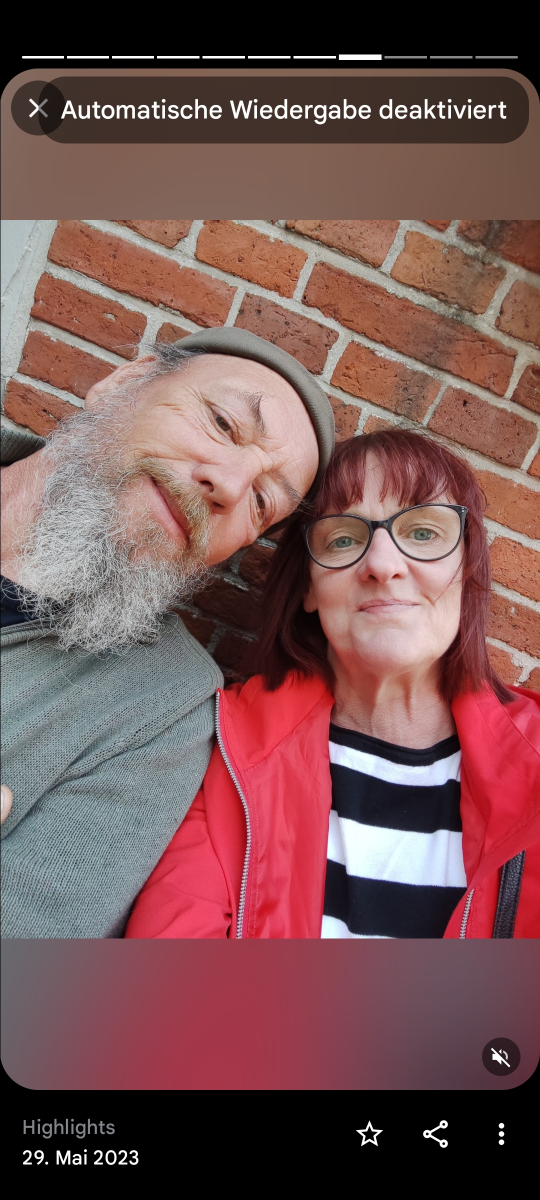
#> input picture original.png, 1080 x 2400 px (shown at 1/2 size)
$ python Untitled-1.py
#> lines starting #> are read from the running program, lines starting #| are printed output that depends on the picture; after the words box and inside, x2 and y2 are one past the last pixel; in counts of white or black regions, pixels touching at a corner belong together
from PIL import Image
import math

# load original
im = Image.open("original.png").convert("RGBA")
placement_x = 85
placement_y = 0
placement_w = 242
placement_h = 400

buyer_pos_x = 56
buyer_pos_y = 0

scale = 0.0992063492063492
angle_deg = 0
# [10 lines of commented-out code are left out]

from PIL import Image, ImageDraw, ImageChops, ImageFilter
import math

def _transform_amazon_image(
        im: Image.Image,
        scale: float,
        angle_deg: float,
        place_xy: tuple[float, float],
        mask_rect: tuple[int, int, int, int],
        canvas_size: tuple[int, int] = (2000, 2000),
        rotate_resample: str = "bilinear",
        apply_unsharp: bool = True,
        unsharp_radius: float = 0.6,
        unsharp_percent: int = 80,
        unsharp_threshold: int = 2,
    ) -> Image.Image:
        """
        1) If scale<1, resize with Lanczos (best for downscale) to improve crispness.
        2) Premultiply alpha to minimize dark/bright fringes at transparency edges.
        3) Apply affine transform (rotation + translation only) so that ORIGINAL TL maps to place_xy.
        4) Unpremultiply alpha back to straight RGBA.
        5) Mask the canvas (outside mask -> transparent).
        6) Optional UnsharpMask for extra crispness.
        """
#> called with scale = 0.0992, angle_deg = 0, place_xy = (85, 0), mask_rect = (56, 0, 242, 400), canvas_size = (2000, 2000), rotate_resample = 'bilinear', apply_unsharp = True, unsharp_radius = 0.6
        assert 0 < scale <= 1, "scale must be in (0,1]."
        im.save("original.png")
        # --- ORIGINAL LOAD ---
        if im.mode != "RGBA":
            im = im.convert("RGBA")
        im.save("dbg_1_original_rgba.png")

        # 1) SCALE
        W, H = im.size
#> W = 1080; H = 2400
        canvas_size = (int(W * 2.0), int(H * 2.0))
#> canvas_size = (2160, 4800)
        print(f"canvas size: {canvas_size}")
#| canvas size: (2160, 4800)
        # new_w = max(1, int(round(W * scale)))
        # new_h = max(1, int(round(H * scale)))
        new_w = W
#> new_w = 1080
        new_h = H
#> new_h = 2400
        # lanczos = Image.Resampling.LANCZOS

        # im_scaled = im.resize((new_w, new_h), lanczos)
        im_scaled = im
        # im_scaled.save("dbg_2_scaled.png")

        # SPLIT TO CHANNELS (RGB+A)
        r, g, b, a = im_scaled.split()
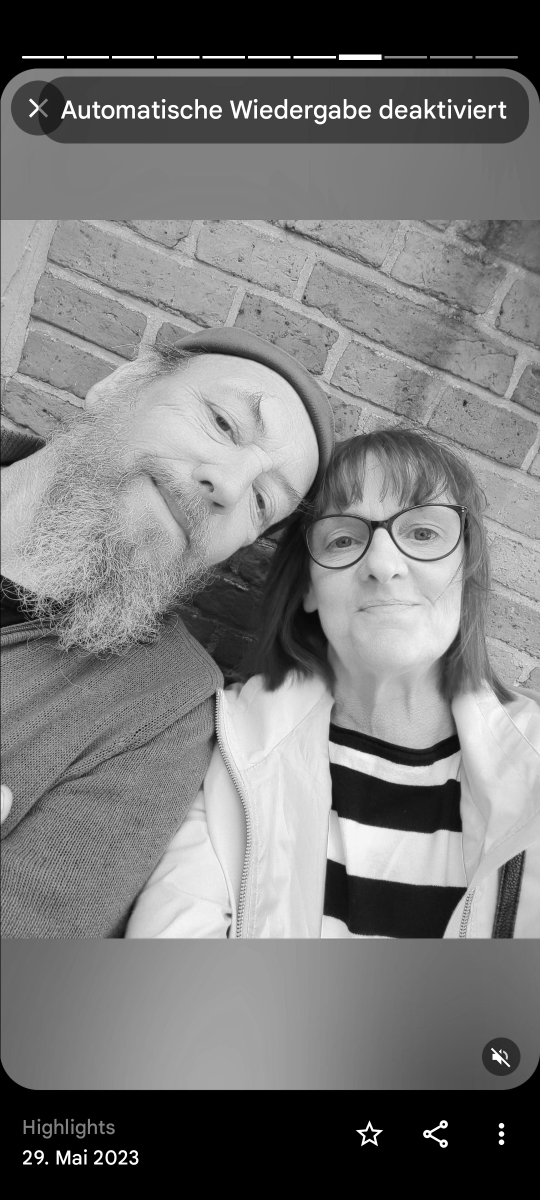
#> r: PIL image 1080x2400 L (shown at 1/2 size); min 0, max 255, mean 120.5
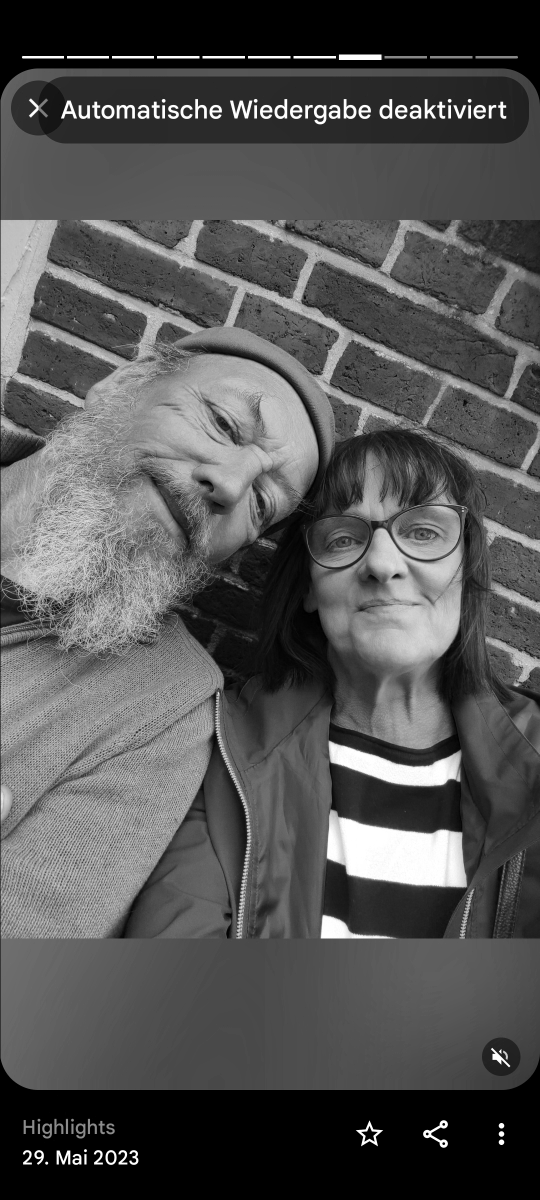
#> b: PIL image 1080x2400 L (shown at 1/2 size); min 0, max 255, mean 83.8
#> a: PIL image 1080x2400 L; every value is 255
        r.save("dbg_3_r.png")
        g.save("dbg_4_g.png")
        b.save("dbg_5_b.png")
        a.save("dbg_6_alpha_original.png")

        # 2) MATRIX
        theta = math.radians(angle_deg)
        c_, s_ = math.cos(theta), math.sin(theta)
        px, py = place_xy
        print(f"place_xy: {px}, {py}")
        # [5 lines of commented-out code are left out]
        k = 1.0

        inv_a =  c_ / k
        inv_b =  s_ / k
        inv_d = -s_ / k
        inv_e =  c_ / k
        inv_c = -(inv_a * px + inv_b * py)
        inv_f = -(inv_d * px + inv_e * py)

        matrix = (inv_a, inv_b, inv_c, inv_d, inv_e, inv_f)

        canvas_w, canvas_h = canvas_size
#> canvas_w = 2160; canvas_h = 4800

        # resampler
        if rotate_resample == "bicubic":
            resamp = Image.Resampling.BICUBIC
        elif rotate_resample == "nearest":
            resamp = Image.Resampling.NEAREST
        else:
            resamp = Image.Resampling.BILINEAR

        # --- 3) TRANSFORM RGB CHANNELS SEPARATELY ---
        warped_r = r.transform(
            (canvas_w, canvas_h),
            Image.Transform.AFFINE,
            matrix,
            resample=resamp,
            fillcolor=0,
        )
        warped_r.save("dbg_7_warped_r.png")

        warped_g = g.transform(
            (canvas_w, canvas_h),
            Image.Transform.AFFINE,
            matrix,
            resample=resamp,
            fillcolor=0,
        )
        warped_g.save("dbg_8_warped_g.png")

        warped_b = b.transform(
            (canvas_w, canvas_h),
            Image.Transform.AFFINE,
            matrix,
            resample=resamp,
            fillcolor=0,
        )
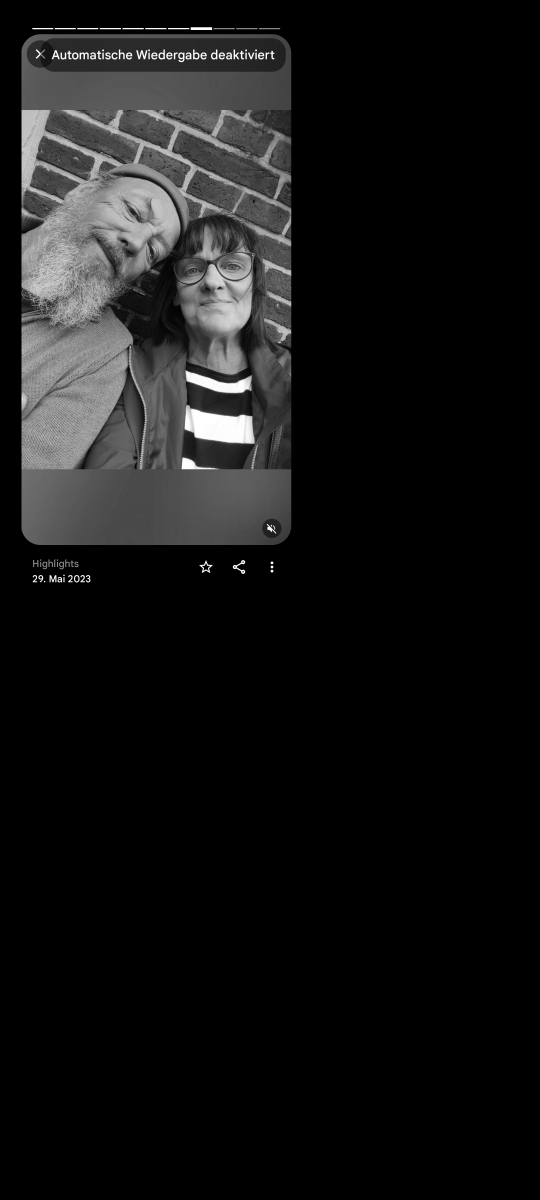
#> warped_b: PIL image 2160x4800 L (shown at 1/4 size); min 0, max 255, mean 20.9
        warped_b.save("dbg_9_warped_b.png")

        # --- 4) TRANSFORM ALPHA SEPARATELY ---
        warped_a = a.transform(
            (canvas_w, canvas_h),
            Image.Transform.AFFINE,
            matrix,
            resample=resamp,
            fillcolor=0,
        )
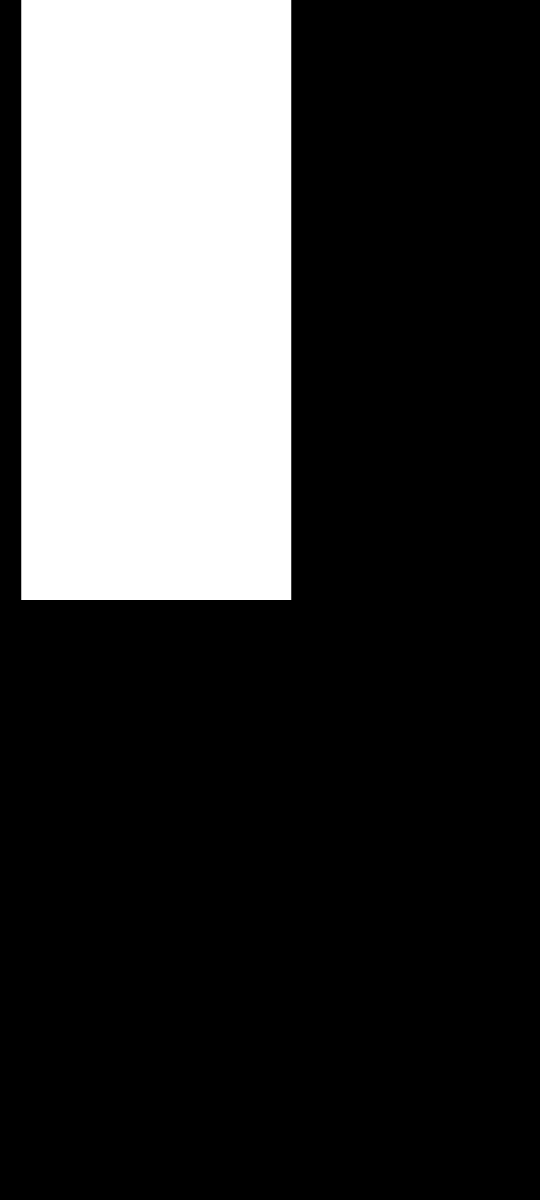
#> warped_a: PIL image 2160x4800 L (shown at 1/4 size); 25% white; 1 white region, box (x1, y1, x2, y2) and area: (85, 0, 1165, 2400) 2592000
        warped_a.save("dbg_10_warped_alpha.png")

        # MERGE INTO CLEAN RGBA (NO ARTIFACTS)
        warped = Image.merge("RGBA", (warped_r, warped_g, warped_b, warped_a))
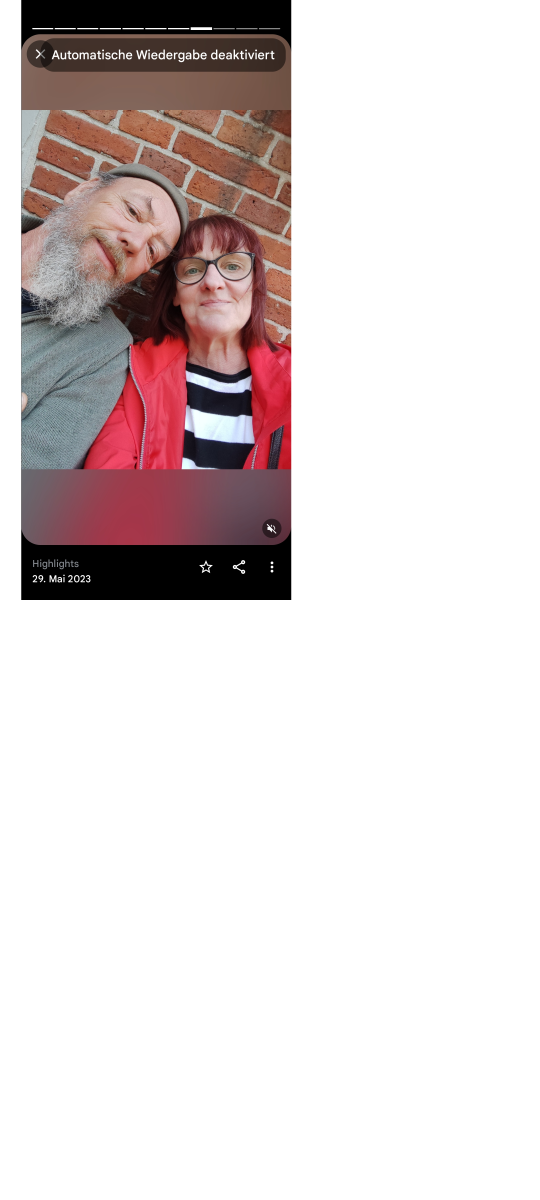
#> warped: PIL image 2160x4800 RGBA (shown at 1/4 size); mean R, G, B, A 30.1, 21, 20.9, 63.8; transparent parts drawn white
        warped.save("dbg_11_merged_rgba_no_fringe.png")

        # 5) APPLY RECTANGULAR MASK
        mx, my, mw, mh = mask_rect
        print(f"mask rect: {mx}, {my}, {mw}, {mh}")
        # mx /= scale
        # my /= scale
        mw /= scale
        mh /= scale
        print(f"mask rect scaled: {mx}, {my}, {mw}, {mh}")
        rect_mask = Image.new("L", (canvas_w, canvas_h), 0)
#> rect_mask: PIL image 2160x4800 L; every value is 0
        ImageDraw.Draw(rect_mask).rectangle([mx, my, mx + mw, my + mh], fill=255)
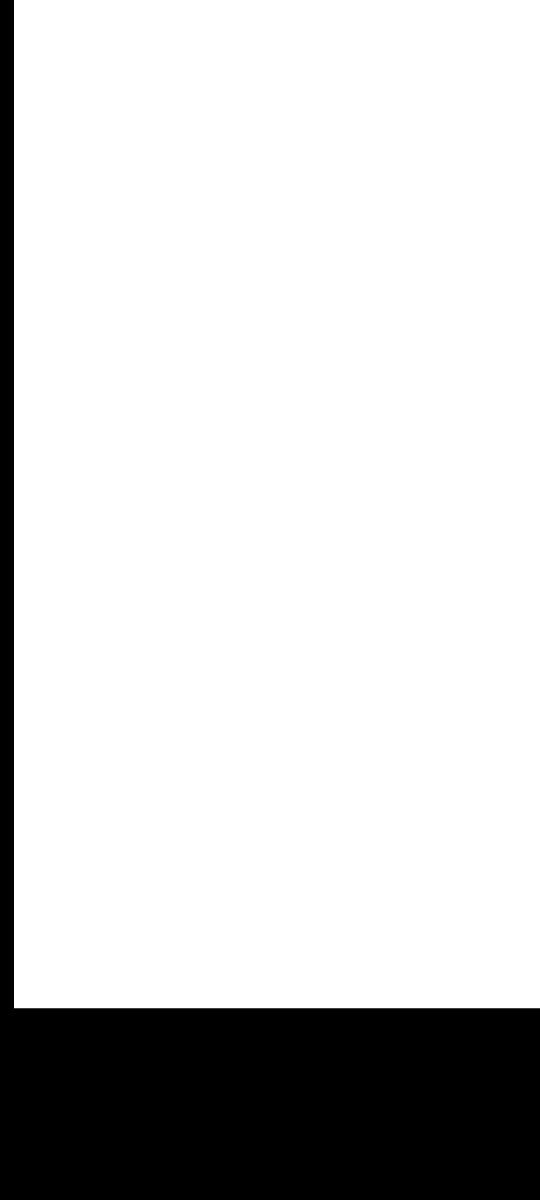
#> rect_mask: PIL image 2160x4800 L (shown at 1/4 size); 81.8% white; 1 black region, box (x1, y1, x2, y2) and area: (0, 0, 2160, 4800) 1882568
        rect_mask.save("dbg_12_rect_mask.png")

        # multiply alpha
        final_alpha = ImageChops.multiply(warped_a, rect_mask)
        final_alpha.save("dbg_13_final_alpha_masked.png")

        out = Image.merge("RGBA", (warped_r, warped_g, warped_b, final_alpha))
        out.save("dbg_14_final_rgba_before_sharpen.png")

        # 6) SHARPEN
        if apply_unsharp:
            out = out.filter(ImageFilter.UnsharpMask(
                radius=unsharp_radius,
                percent=unsharp_percent,
                threshold=unsharp_threshold
            ))
            out.save("dbg_15_final_sharpened.png")

        # 7) CROP
        result = out.crop((mx, my, mx + mw, my + mh))
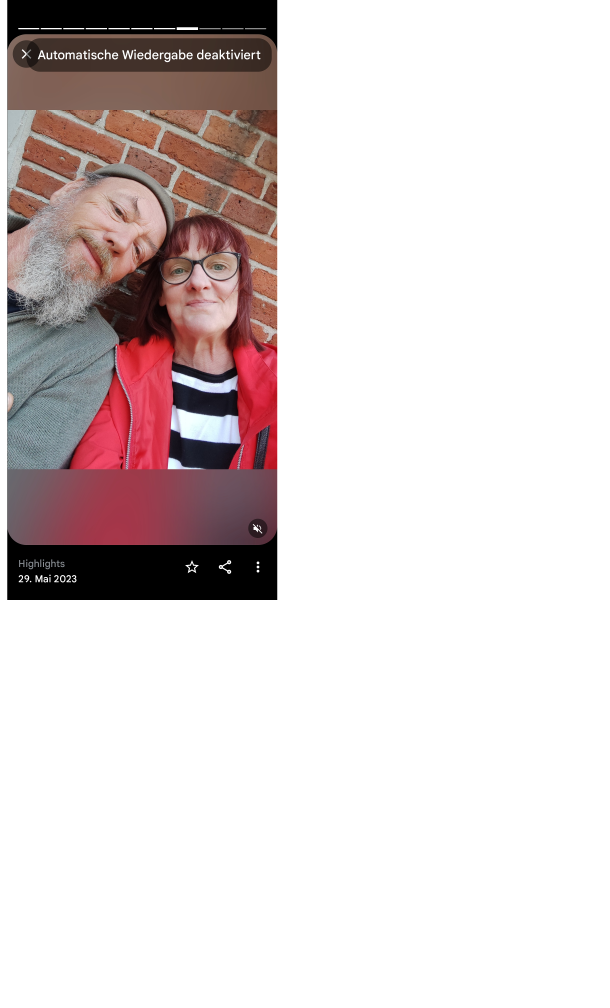
#> result: PIL image 2439x4032 RGBA (shown at 1/4 size); mean R, G, B, A 31.8, 22.2, 22.1, 67.2; transparent parts drawn white
        result.save("dbg_16_result_cropped.png")

        return result

img2 = _transform_amazon_image(
    im,
    scale,
    angle_deg,
    (placement_x, placement_y),
    (buyer_pos_x, buyer_pos_y, placement_w, placement_h)).save("test_final_crop_normal.png")
